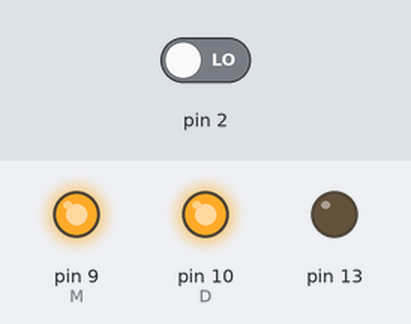
A sketch run on a simulated Arduino Uno, built with avr-gcc and run on an emulated ATmega328P. On the bench: output pins drawn as LEDs (lit = HIGH). Inputs (shaded band) come from the test bench; at power-on: pin 2 LOW. What the sketch prints to the serial monitor is not drawn.

Above: at 1.2 s.
1.3 s: pin 2 driven HIGH
At 2.3 s:
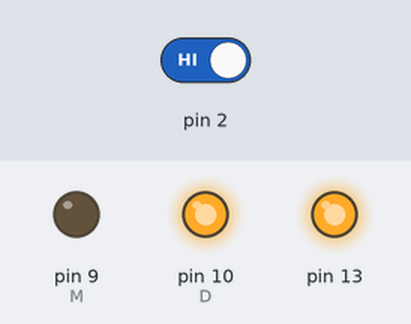
2.8 s: pin 2 driven LOW
At 3.5 s:
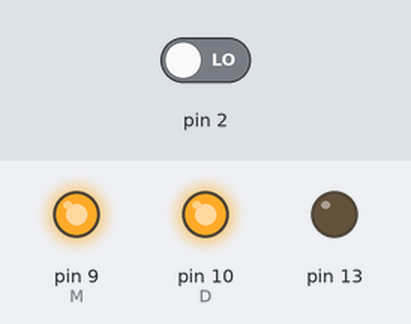
Timing chart, 0 to 5.8 s (numbered marks = the images above; inputs shaded):
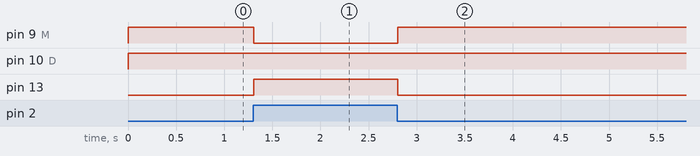

Measured:
- after the input at 1.3 s, pin 9 (M): HIGH → LOW at once; pin 13: LOW → HIGH at once
- after the input at 2.8 s, pin 9 (M): LOW → HIGH at once; pin 13: HIGH → LOW at once

The sketch:

IRmotor.ino
```cpp
int i=0;
const int M=9;
const int D=10;
void setup() {
  // put your setup code here, to run once:
  pinMode(2,INPUT);
  pinMode(13,OUTPUT);
  pinMode(M,OUTPUT);
  pinMode(D,OUTPUT);

  Serial.begin(9600);

}
int x;
void loop() {

  // put your main code here, to run repeatedly:
  x=digitalRead(2);
  Serial.println(x);
  if(x==1)
  {
    analogWrite(M, 0);
    digitalWrite(D,HIGH);
    digitalWrite(13,1);
    }

    if(x==0)
    {
      analogWrite(M, 255);
      digitalWrite(D,HIGH);
      digitalWrite(13,0);
    }
}
```
